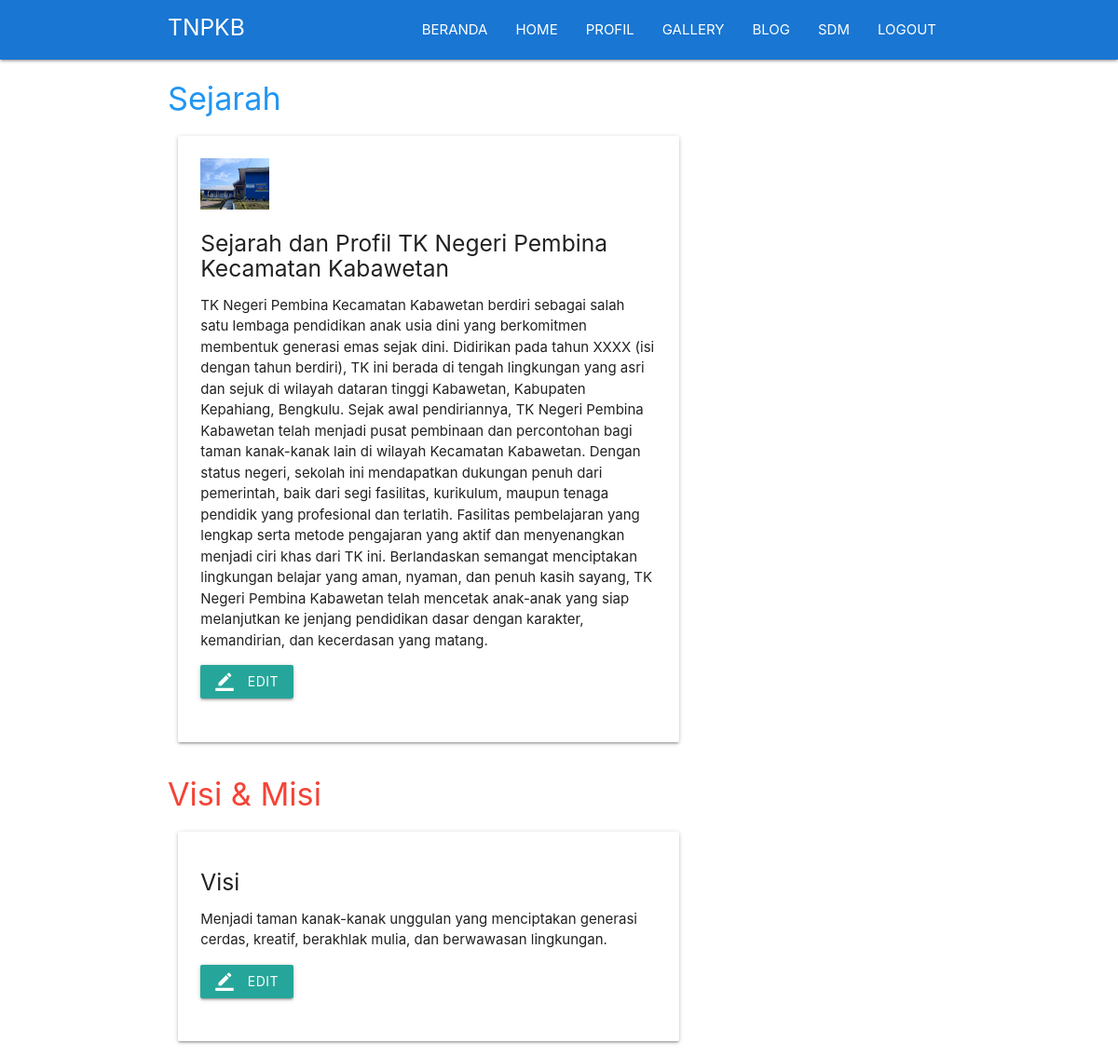
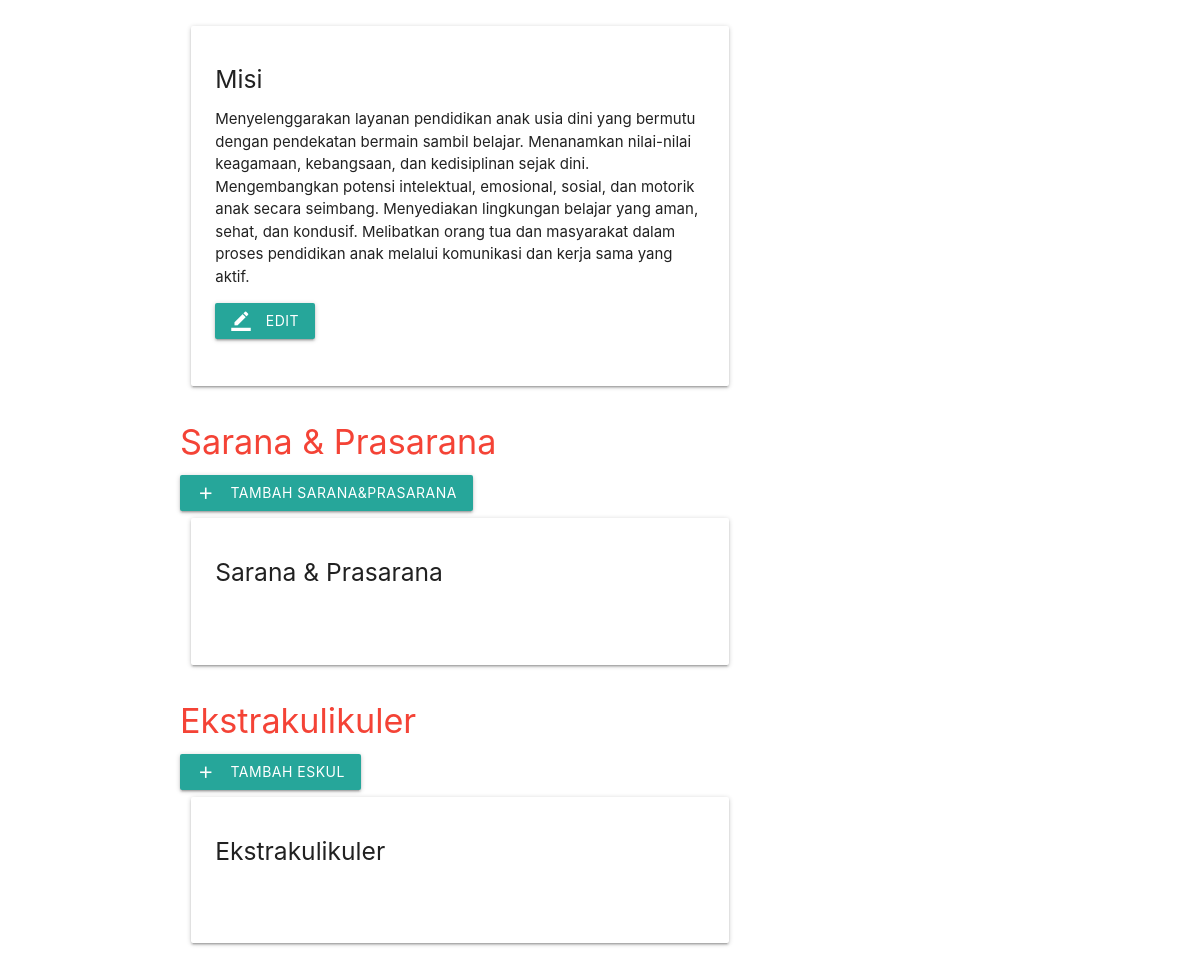
Screenshot of /page/index.php?page=profil (signed in) with the database file from the repository (2 pictures, top to bottom).
### tables this page shows
CREATE TABLE `sejarah` (
  `id` int(11) NOT NULL,
  `judul_sejarah` varchar(200) NOT NULL,
  `isi_sejarah` varchar(5000) NOT NULL,
  `gambar` varchar(200) NOT NULL
);

CREATE TABLE `visimisi` (
  `id` int(11) NOT NULL,
  `visimisi` varchar(200) NOT NULL,
  `isi` varchar(1000) NOT NULL
);

### page/profil/profil.php (the view, shortened to what this page needs)
<!DOCTYPE html>
<html>
	<head>
	<link type="text/css" rel="stylesheet" href="../../assets/css/materialize.min.css"  media="screen,projection"/>
	<link rel="stylesheet" type="text/css" href="../../assets/css/style.css">
	</head>
<body >
			<div class="container blue-text">
				<h4>Sejarah</h4>
			</div>
			<?php
				$query = mysqli_query($conn, "select * from sejarah ");
				while ($data = mysqli_fetch_assoc($query)) {
			?>
			<div class="container">
		<div class="row">
		<div class="col m8 s12">
				<div class="card-panel ">
					<img width="15%" src="../assets/img/sejarah/<?php echo $data['gambar'] ?>">
				<h5><?=$data['judul_sejarah'] ?></h5>
				<p><?=$data['isi_sejarah'] ?></p>
				<a href="?page=profil&aksi=editsejarah&id=<?=$data['id'] ?>" class="waves-effect waves-light btn"><i class="material-icons left">border_color</i>Edit</a>
				<br><br>
			</div>
		</div>
		</div>
	</div>
	<?php } ?>
			<div class="container red-text">
				<h4>Visi & Misi</h4>
			</div>
			<?php
				$query = mysqli_query($conn, "select * from visimisi ");
				while ($data = mysqli_fetch_assoc($query)) {
			?>
				<div class="container">
			<div class="row">
			<div class="col m8 s12">
					<div class="card-panel ">
						<h5><?=$data['visimisi'] ?></h5>
						<p><?=$data['isi'] ?></p>
						<a href="?page=profil&aksi=editvisimisi&id=<?=$data['id'] ?>" class="waves-effect waves-light btn"><i class="material-icons left">border_color</i>Edit</a>
						<br><br>
						</div>
					</div>
					</div>
				</div>
			<?php } ?>
			<div class="container red-text">
				<h4>Sarana & Prasarana</h4>
		<a href="?page=profil&aksi=tambahsarana" class="waves-effect waves-light btn"><i class="material-icons left">add</i>Tambah Sarana&Prasarana</a>
			</div>
				<div class="container">
			<div class="row">
			<div class="col m8 s12">
					<div class="card-panel ">
						<h5>Sarana & Prasarana</h5>
						<br><br>
						</div>
					</div>
					</div>
				</div>
			<div class="container red-text">
				<h4>Ekstrakulikuler</h4>
		<a href="?page=profil&aksi=tambaheskul" class="waves-effect waves-light btn"><i class="material-icons left">add</i>Tambah Eskul</a>
			</div>
				<div class="container">
			<div class="row">
			<div class="col m8 s12">
					<div class="card-panel ">
						<h5>Ekstrakulikuler</h5>
						<br><br>
						</div>
					</div>
					</div>
				</div>
</body>
</html>

### rows the page displays
sejarah: gambar (picture), judul_sejarah "Sejarah dan Profil TK Negeri Pembina Kecamatan Kabawetan", isi_sejarah "TK Negeri Pembina Kecamatan Kabawetan berdiri sebagai salah satu lembaga pendidikan anak usia dini yang berkomitmen membentuk generasi emas sejak dini. Didirikan pada tahun XXXX (isi dengan tahun berdiri), TK ini berada di tengah lingkungan yang asri dan sejuk di wilayah dataran tinggi Kabawetan, Kabupaten Kepahiang, Bengkulu. Sejak awal pendiriannya, TK Negeri Pembina Kabawetan telah menjadi pusat pembinaan dan percontohan bagi taman kanak-kanak lain di wilayah Kecamatan Kabawetan. Dengan status negeri, sekolah ini mendapatkan dukungan penuh dari pemerintah, baik dari segi fasilitas, kurikulum, maupun tenaga pendidik yang profesional dan terlatih. Fasilitas pembelajaran yang lengkap serta…"
visimisi: visimisi "Visi", isi "Menjadi taman kanak-kanak unggulan yang menciptakan generasi cerdas, kreatif, berakhlak mulia, dan berwawasan lingkungan."
visimisi: visimisi "Misi", isi "Menyelenggarakan layanan pendidikan anak usia dini yang bermutu dengan pendekatan bermain sambil belajar. Menanamkan nilai-nilai keagamaan, kebangsaan, dan kedisiplinan sejak dini. Mengembangkan potensi intelektual, emosional, sosial, dan motorik anak secara seimbang. Menyediakan lingkungan belajar yang aman, sehat, dan kondusif. Melibatkan orang tua dan masyarakat dalam proses pendidikan anak melalui komunikasi dan kerja sama yang aktif."
